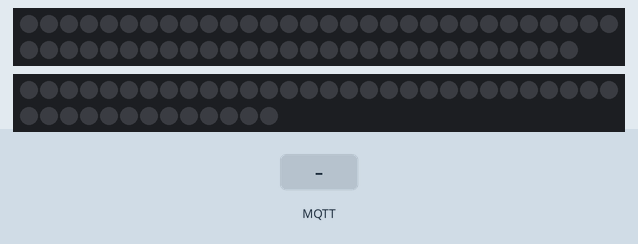
Simulated run of this program. Board: ESP32. On the bench: 58 RGB LEDs in strip order, left to right, continuing on the next row, 43 RGB LEDs in strip order, left to right, continuing on the next row. Inputs (shaded band) come from the test bench. WiFi joins after 1.5 s; servers stay silent unless stated; random numbers use the default seed unless the program sets one; no MQTT or app messages arrive unless stated; what the program prints to the serial monitor is not drawn.

Above: at 2.7 s.
2.8 s: MQTT message "1" arrives on the first subscribed topic
At 2.95 s:
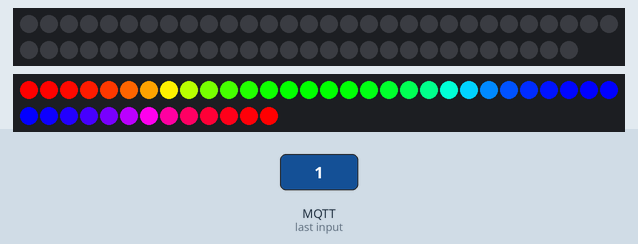
At 3.56 s:
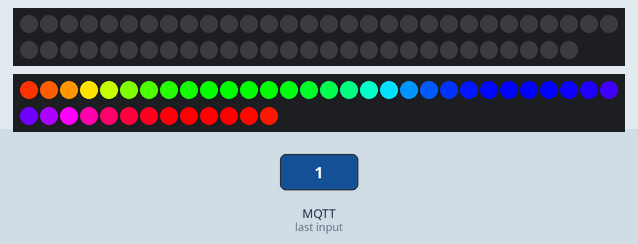
5.2 s: MQTT message "1" arrives on the second subscribed topic
At 5.38 s:
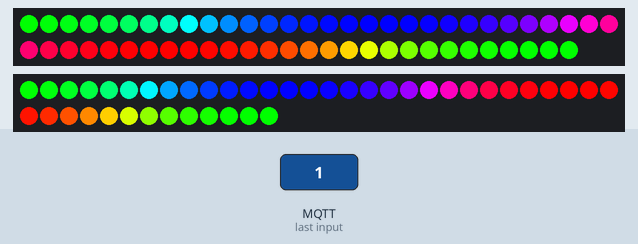

The program:

main.cpp
```cpp
//Basic - Libraries:
  #include <Arduino.h>
  #include <WiFi.h>
  #include <PubSubClient.h>

//Specific - Libraries:
  #include <Adafruit_NeoPixel.h>

//Basic - Declarations
  const char *SSID = "Fish Tank";
  const char *PWD = "jellyfish64";
  const char *HUTAO = "10.0.0.143";
  int mqttPort = 1616;
  WiFiClient wifiClient;
  PubSubClient mqttClient(wifiClient);
  void connectToWiFi();
  void callback(char* topic, byte* payload, unsigned int length);
  void setupMQTT();
  void reconnect();

//Specific - Declarataions
  ////Misc
    #define PIN1 25
    #define PIN2 27
    #define UPPIXELS 58
    #define DOWNPIXELS 43
    #define DELAYVAL  50
    Adafruit_NeoPixel upline(UPPIXELS, PIN1, NEO_GRBW + NEO_KHZ800);
    Adafruit_NeoPixel downline(DOWNPIXELS, PIN2, NEO_GRBW + NEO_KHZ800);
    uint32_t firstPixelHue = 0;
    int light_status_top = 0;
    int light_status_bot = 0;
    int R_val = 0;
    int G_val = 0;
    int B_val = 0;
    int W_val = 0;
  ////Topics
    const char *TOPIC_LUX_BOT = "lux/bot";
    const char *TOPIC_LUX_TOP = "lux/top";
    const char *TOPIC_RGBW_R = "rgbw/r";
    const char *TOPIC_RGBW_G = "rgbw/g";
    const char *TOPIC_RGBW_B = "rgbw/b";
    const char *TOPIC_RGBW_W = "rgbw/w";
  ////Functions
    void neo_Rainbow_top();
    void neo_White_top();
    void neo_Slide_top();
    void neo_Off_top();
    void neo_Rainbow_bot();
    void neo_White_bot();
    void neo_Slide_bot();
    void neo_Off_bot();

////////////////////////

void setup() {
  //Basic - setup()
    Serial.begin(115200);
    connectToWiFi();
    setupMQTT();
  //Specific - setup()
    pinMode(27, OUTPUT);
    pinMode(25, OUTPUT);
    upline.begin();
    upline.show();
    downline.begin();
    downline.show();
}

void loop() {
  //Basic - loop()
    if (!mqttClient.connected())
      reconnect();
    mqttClient.loop();
  //Specific - loop()
  ////Upper Lights Switch
    switch(light_status_top)
    {
      case 0:
      neo_Off_top();
      break;

      case 1:
      neo_Rainbow_top();
      break;

      case 2:
      neo_White_top();
      break;

      case 3:
      neo_Slide_top();
      break;

      default:
      neo_Off_top();
      Serial.println(light_status_top);
    }
  ////Lower Lights Switch
    switch(light_status_bot)
    {
      case 0:
      neo_Off_bot();
      break;

      case 1:
      neo_Rainbow_bot();
      break;

      case 2:
      neo_White_bot();
      break;

      case 3:
      neo_Slide_bot();
      break;

      default:
      neo_Off_bot();
      Serial.println(light_status_bot);
    }

}

////////////////////////

void callback(char* topic, byte* payload, unsigned int length) {

  //Basic - Callback Payload Pre-Processing
  ////Converts Payload from byte* to String
    int callbackmode = 0;
    int num_payload = -1;
    String str_payload;
    char buffer_payload[length];
    char out_msg[40];
    for (int i = 0; i < length; i++)
    {
      buffer_payload[i] = char(payload[i]);
    }
    str_payload = String(buffer_payload);
  //Specific - Callback Topic Switching
  ////Not sure how to turn this into a switch statement
    if(strcmp(topic, TOPIC_LUX_BOT) == 0)
    {
      callbackmode = 3;
    }
    if(strcmp(topic, TOPIC_LUX_TOP) == 0)
    {
      callbackmode = 4;
    }
    if(strcmp(topic, TOPIC_RGBW_R) == 0)
    {
      callbackmode = 5;
    }
    if(strcmp(topic, TOPIC_RGBW_G) == 0)
    {
      callbackmode = 6;
    }
    if(strcmp(topic, TOPIC_RGBW_B) == 0)
    {
      callbackmode = 7;
    }
    if(strcmp(topic, TOPIC_RGBW_W) == 0)
    {
      callbackmode = 8;
    }
  //Specific - Callback Payload Processing
    switch(callbackmode)
    {
      case 3:
        num_payload = str_payload.toInt();
        light_status_bot = num_payload;
        break;
      case 4:
        num_payload = str_payload.toInt();
        light_status_top = num_payload;
        break;

      case 5:
        num_payload = str_payload.toInt();
        R_val = num_payload;
        break;
      case 6:
        num_payload = str_payload.toInt();
        G_val = num_payload;
        break;
      case 7:
        num_payload = str_payload.toInt();
        B_val = num_payload;
        break;
      case 8:
        num_payload = str_payload.toInt();
        W_val = num_payload;
        break;

      //Default Functionality, read off message and topic
      default:
        Serial.print("Callback - ");
        Serial.println(topic);
        Serial.print("Message:");
        for (int i = 0; i < length; i++)
        {
          Serial.print(char(payload[i]));
        }
        Serial.println();
    }

}

////////////////////////

//Basic - Connection Functions
void connectToWiFi() {
  Serial.print("Connecting to ");

  WiFi.begin(SSID, PWD);
  Serial.println(SSID);
  while (WiFi.status() != WL_CONNECTED) {
    Serial.print(".");
    delay(500);
  }
  Serial.print("Connected.");
}

void setupMQTT() {
  mqttClient.setServer(HUTAO, mqttPort);
  mqttClient.setCallback(callback);
}

void reconnect() {
  Serial.println("Connecting to MQTT Broker...");
  while (!mqttClient.connected()) {
      Serial.println("Reconnecting to MQTT Broker..");
      String clientId = "Crumble-";
      clientId += String(random(0xff), HEX);

      if (mqttClient.connect(clientId.c_str())) {
        Serial.println("Connected.");
//Important:
        //Specific - Topic Subscriptions
        mqttClient.subscribe("lux/bot");
        mqttClient.subscribe("lux/top");
        mqttClient.subscribe("rgbw/r");
        mqttClient.subscribe("rgbw/g");
        mqttClient.subscribe("rgbw/b");
        mqttClient.subscribe("rgbw/w");
      }

  }
}


//Specific - Function Declarations
////Upper Lights Functions
  void neo_Rainbow_top()
  {
    for(int i=0 ; i<UPPIXELS ; i++)
    {
      int pixelHue = firstPixelHue + (i*65536L/UPPIXELS);
      upline.setPixelColor(i, upline.gamma32(upline.ColorHSV(pixelHue,255,255)));
      firstPixelHue += 1;
    }
    upline.show();
  }
  void neo_White_top()
  {
    for(int i=0 ; i<UPPIXELS ; i++)
    {
      upline.setPixelColor(i, upline.Color(0,0,0,255));
    }
    upline.show();
  }
  void neo_Slide_top()
  {
    for(int i=0 ; i<UPPIXELS ; i++)
    {
      upline.setPixelColor(i, upline.Color(R_val,G_val,B_val,W_val));
    }
    upline.show();
  }
  void neo_Off_top()
  {
    upline.clear();
    upline.show();
  }
////Lower Lights Functions
  void neo_Rainbow_bot()
  {
    for(int i=0 ; i<DOWNPIXELS ; i++)
    {
      int pixelHue = firstPixelHue + (i*65536L/DOWNPIXELS);
      downline.setPixelColor(i, downline.gamma32(downline.ColorHSV(pixelHue,255,255)));
      firstPixelHue += 1;
    }
    downline.show();
  }
  void neo_White_bot()
  {
    for(int i=0 ; i<DOWNPIXELS ; i++)
    {
      downline.setPixelColor(i, downline.Color(0,0,0,255));
    }
    downline.show();
  }
  void neo_Slide_bot()
  {
    for(int i=0 ; i<DOWNPIXELS ; i++)
    {
      downline.setPixelColor(i, downline.Color(R_val,G_val,B_val,W_val));
    }
    downline.show();
  }
  void neo_Off_bot()
  {
    downline.clear();
    downline.show();
  }
```

Measured:
- after the input at 2.8 s, the LEDs: change at once (image 1)
